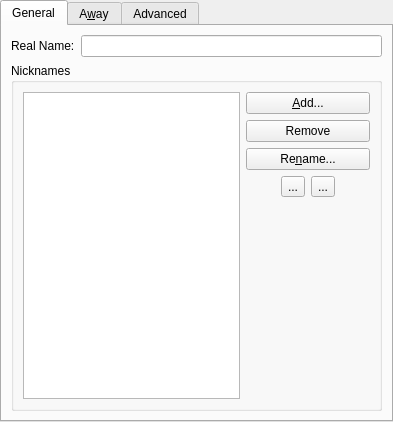
<ui version="4.0" >
 <class>IdentityEditWidget</class>
 <widget class="QWidget" name="IdentityEditWidget" >
  <property name="geometry" >
   <rect>
    <x>0</x>
    <y>0</y>
    <width>393</width>
    <height>422</height>
   </rect>
  </property>
  <property name="windowTitle" >
   <string/>
  </property>
  <layout class="QVBoxLayout" name="verticalLayout_13" >
   <property name="spacing" >
    <number>0</number>
   </property>
   <property name="margin" >
    <number>0</number>
   </property>
   <item>
    <widget class="QTabWidget" name="tabWidget" >
     <property name="currentIndex" >
      <number>0</number>
     </property>
     <widget class="QWidget" name="generalTab" >
      <attribute name="title" >
       <string>General</string>
      </attribute>
      <layout class="QVBoxLayout" >
       <item>
        <layout class="QHBoxLayout" name="_2" >
         <item>
          <widget class="QLabel" name="label" >
           <property name="text" >
            <string>Real Name:</string>
           </property>
          </widget>
         </item>
         <item>
          <widget class="QLineEdit" name="realName" >
           <property name="whatsThis" >
            <string>The "Real Name" is shown in /whois.</string>
           </property>
          </widget>
         </item>
        </layout>
       </item>
       <item>
        <widget class="QGroupBox" name="groupBox" >
         <property name="title" >
          <string>Nicknames</string>
         </property>
         <layout class="QHBoxLayout" name="_3" >
          <item>
           <widget class="QListWidget" name="nicknameList" >
            <property name="sizePolicy" >
             <sizepolicy vsizetype="Expanding" hsizetype="Expanding" >
              <horstretch>1</horstretch>
              <verstretch>0</verstretch>
             </sizepolicy>
            </property>
            <property name="showDropIndicator" stdset="0" >
             <bool>true</bool>
            </property>
            <property name="dragEnabled" >
             <bool>false</bool>
            </property>
            <property name="dragDropMode" >
             <enum>QAbstractItemView::NoDragDrop</enum>
            </property>
            <property name="selectionBehavior" >
             <enum>QAbstractItemView::SelectRows</enum>
            </property>
           </widget>
          </item>
          <item>
           <layout class="QVBoxLayout" name="_4" >
            <item>
             <widget class="QPushButton" name="addNick" >
              <property name="sizePolicy" >
               <sizepolicy vsizetype="Fixed" hsizetype="Preferred" >
                <horstretch>0</horstretch>
                <verstretch>0</verstretch>
               </sizepolicy>
              </property>
              <property name="toolTip" >
               <string>Add Nickname</string>
              </property>
              <property name="text" >
               <string>&amp;Add...</string>
              </property>
              <property name="icon" >
               <iconset>
                <normaloff>:/16x16/actions/oxygen/16x16/actions/list-add.png</normaloff>:/16x16/actions/oxygen/16x16/actions/list-add.png</iconset>
              </property>
              <property name="iconSize" >
               <size>
                <width>16</width>
                <height>16</height>
               </size>
              </property>
             </widget>
            </item>
            <item>
             <widget class="QPushButton" name="deleteNick" >
              <property name="sizePolicy" >
               <sizepolicy vsizetype="Fixed" hsizetype="Preferred" >
                <horstretch>0</horstretch>
                <verstretch>0</verstretch>
               </sizepolicy>
              </property>
              <property name="toolTip" >
               <string>Remove Nickname</string>
              </property>
              <property name="text" >
               <string>Remove</string>
              </property>
              <property name="icon" >
               <iconset>
                <normaloff>:/16x16/actions/oxygen/16x16/actions/edit-delete.png</normaloff>:/16x16/actions/oxygen/16x16/actions/edit-delete.png</iconset>
              </property>
             </widget>
            </item>
            <item>
             <widget class="QPushButton" name="renameNick" >
              <property name="sizePolicy" >
               <sizepolicy vsizetype="Fixed" hsizetype="Preferred" >
                <horstretch>0</horstretch>
                <verstretch>0</verstretch>
               </sizepolicy>
              </property>
              <property name="toolTip" >
               <string>Rename Identity</string>
              </property>
              <property name="text" >
               <string>Re&amp;name...</string>
              </property>
              <property name="icon" >
               <iconset>
                <normaloff>:/16x16/actions/oxygen/16x16/actions/edit-rename.png</normaloff>:/16x16/actions/oxygen/16x16/actions/edit-rename.png</iconset>
              </property>
             </widget>
            </item>
            <item>
             <layout class="QHBoxLayout" name="_5" >
              <item>
               <spacer>
                <property name="orientation" >
                 <enum>Qt::Horizontal</enum>
                </property>
                <property name="sizeHint" stdset="0" >
                 <size>
                  <width>0</width>
                  <height>20</height>
                 </size>
                </property>
               </spacer>
              </item>
              <item>
               <widget class="QToolButton" name="nickUp" >
                <property name="toolTip" >
                 <string>Move upwards in list</string>
                </property>
                <property name="text" >
                 <string>...</string>
                </property>
                <property name="icon" >
                 <iconset>
                  <normaloff>:/16x16/actions/oxygen/16x16/actions/go-up.png</normaloff>:/16x16/actions/oxygen/16x16/actions/go-up.png</iconset>
                </property>
               </widget>
              </item>
              <item>
               <widget class="QToolButton" name="nickDown" >
                <property name="toolTip" >
                 <string>Move downwards in list</string>
                </property>
                <property name="text" >
                 <string>...</string>
                </property>
                <property name="icon" >
                 <iconset>
                  <normaloff>:/16x16/actions/oxygen/16x16/actions/go-down.png</normaloff>:/16x16/actions/oxygen/16x16/actions/go-down.png</iconset>
                </property>
               </widget>
              </item>
              <item>
               <spacer>
                <property name="orientation" >
                 <enum>Qt::Horizontal</enum>
                </property>
                <property name="sizeHint" stdset="0" >
                 <size>
                  <width>0</width>
                  <height>20</height>
                 </size>
                </property>
               </spacer>
              </item>
             </layout>
            </item>
            <item>
             <spacer>
              <property name="orientation" >
               <enum>Qt::Vertical</enum>
              </property>
              <property name="sizeHint" stdset="0" >
               <size>
                <width>124</width>
                <height>76</height>
               </size>
              </property>
             </spacer>
            </item>
           </layout>
          </item>
         </layout>
        </widget>
       </item>
      </layout>
     </widget>
     <widget class="QWidget" name="awayTab" >
      <attribute name="title" >
       <string>A&amp;way</string>
      </attribute>
      <layout class="QVBoxLayout" name="verticalLayout_4" >
       <item>
        <widget class="QGroupBox" name="groupBox_2" >
         <property name="title" >
          <string>Default Away Settings</string>
         </property>
         <layout class="QVBoxLayout" name="verticalLayout_3" >
          <item>
           <layout class="QGridLayout" name="_6" >
            <item row="0" column="1" >
             <widget class="QLineEdit" name="awayNick" >
              <property name="enabled" >
               <bool>false</bool>
              </property>
              <property name="toolTip" >
               <string>Nick to be used when being away</string>
              </property>
             </widget>
            </item>
            <item row="1" column="0" >
             <widget class="QCheckBox" name="awayReasonEnabled" >
              <property name="toolTip" >
               <string>Default away reason</string>
              </property>
              <property name="text" >
               <string>Away Reason:</string>
              </property>
             </widget>
            </item>
            <item row="1" column="1" >
             <widget class="QLineEdit" name="awayReason" >
              <property name="enabled" >
               <bool>false</bool>
              </property>
              <property name="toolTip" >
               <string>Default away reason</string>
              </property>
             </widget>
            </item>
            <item row="0" column="0" >
             <widget class="QCheckBox" name="awayNickEnabled" >
              <property name="enabled" >
               <bool>false</bool>
              </property>
              <property name="toolTip" >
               <string>Nick to be used when being away</string>
              </property>
              <property name="text" >
               <string>Away Nick:</string>
              </property>
             </widget>
            </item>
           </layout>
          </item>
         </layout>
        </widget>
       </item>
       <item>
        <widget class="QGroupBox" name="detachAwayEnabled" >
         <property name="toolTip" >
          <string>Set away when all clients have detached from the core</string>
         </property>
         <property name="title" >
          <string>Away On Detach</string>
         </property>
         <property name="checkable" >
          <bool>true</bool>
         </property>
         <property name="checked" >
          <bool>false</bool>
         </property>
         <layout class="QVBoxLayout" name="verticalLayout" >
          <item>
           <layout class="QHBoxLayout" name="horizontalLayout" >
            <item>
             <widget class="QCheckBox" name="detachAwayReasonEnabled" >
              <property name="toolTip" >
               <string>Override default away reason for auto-away on detach</string>
              </property>
              <property name="text" >
               <string>Away Reason:</string>
              </property>
             </widget>
            </item>
            <item>
             <widget class="QLineEdit" name="detachAwayReason" >
              <property name="enabled" >
               <bool>false</bool>
              </property>
              <property name="toolTip" >
               <string>Override default away reason for auto-away on detach</string>
              </property>
             </widget>
            </item>
           </layout>
          </item>
         </layout>
        </widget>
       </item>
       <item>
        <widget class="QGroupBox" name="autoAwayEnabled" >
         <property name="enabled" >
          <bool>false</bool>
         </property>
         <property name="toolTip" >
          <string>Not implemented yet</string>
         </property>
         <property name="title" >
          <string>Away On Idle</string>
         </property>
         <property name="checkable" >
          <bool>true</bool>
         </property>
         <property name="checked" >
          <bool>false</bool>
         </property>
         <layout class="QVBoxLayout" name="verticalLayout_2" >
          <item>
           <layout class="QHBoxLayout" name="_7" >
            <item>
             <widget class="QLabel" name="autoAwayLabel_1" >
              <property name="text" >
               <string>Set away after</string>
              </property>
             </widget>
            </item>
            <item>
             <widget class="QSpinBox" name="autoAwayTime" />
            </item>
            <item>
             <widget class="QLabel" name="autoAwayLabel_2" >
              <property name="text" >
               <string>minutes of being idle</string>
              </property>
             </widget>
            </item>
            <item>
             <spacer>
              <property name="orientation" >
               <enum>Qt::Horizontal</enum>
              </property>
              <property name="sizeHint" stdset="0" >
               <size>
                <width>40</width>
                <height>20</height>
               </size>
              </property>
             </spacer>
            </item>
           </layout>
          </item>
          <item>
           <layout class="QGridLayout" name="_8" >
            <item row="0" column="0" >
             <widget class="QCheckBox" name="autoAwayReasonEnabled" >
              <property name="text" >
               <string>Away Reason:</string>
              </property>
             </widget>
            </item>
            <item row="0" column="1" >
             <widget class="QLineEdit" name="autoAwayReason" >
              <property name="enabled" >
               <bool>false</bool>
              </property>
             </widget>
            </item>
           </layout>
          </item>
         </layout>
        </widget>
       </item>
       <item>
        <spacer>
         <property name="orientation" >
          <enum>Qt::Vertical</enum>
         </property>
         <property name="sizeHint" stdset="0" >
          <size>
           <width>20</width>
           <height>40</height>
          </size>
         </property>
        </spacer>
       </item>
      </layout>
     </widget>
     <widget class="QWidget" name="advancedTab" >
      <attribute name="title" >
       <string>Advanced</string>
      </attribute>
      <layout class="QVBoxLayout" name="verticalLayout_12" >
       <item>
        <layout class="QHBoxLayout" name="_9" >
         <item>
          <widget class="QLabel" name="label_2" >
           <property name="text" >
            <string>Ident:</string>
           </property>
          </widget>
         </item>
         <item>
          <widget class="QLineEdit" name="ident" >
           <property name="whatsThis" >
            <string>The "ident" is part of your hostmask and, together with your host, uniquely identifies you within the IRC network.</string>
           </property>
          </widget>
         </item>
        </layout>
       </item>
       <item>
        <widget class="QGroupBox" name="groupBox_3" >
         <property name="title" >
          <string>Messages</string>
         </property>
         <layout class="QVBoxLayout" name="_10" >
          <item>
           <layout class="QGridLayout" name="_11" >
            <item row="1" column="0" >
             <widget class="QLabel" name="label_3" >
              <property name="text" >
               <string>Part Reason:</string>
              </property>
             </widget>
            </item>
            <item row="1" column="1" >
             <widget class="QLineEdit" name="partReason" />
            </item>
            <item row="0" column="1" >
             <widget class="QLineEdit" name="kickReason" />
            </item>
            <item row="2" column="0" >
             <widget class="QLabel" name="label_5" >
              <property name="text" >
               <string>Quit Reason:</string>
              </property>
             </widget>
            </item>
            <item row="2" column="1" >
             <widget class="QLineEdit" name="quitReason" />
            </item>
            <item row="0" column="0" >
             <widget class="QLabel" name="label_4" >
              <property name="text" >
               <string>Kick Reason:</string>
              </property>
             </widget>
            </item>
           </layout>
          </item>
         </layout>
        </widget>
       </item>
       <item>
        <widget class="QStackedWidget" name="keyAndCertSettings" >
         <property name="styleSheet" >
          <string notr="true" />
         </property>
         <property name="lineWidth" >
          <number>0</number>
         </property>
         <property name="currentIndex" >
          <number>0</number>
         </property>
         <widget class="QWidget" name="pageNoSsl" >
          <layout class="QVBoxLayout" name="verticalLayout_8" >
           <property name="margin" >
            <number>0</number>
           </property>
           <item>
            <widget class="QGroupBox" name="groupBox_6" >
             <property name="title" >
              <string/>
             </property>
             <layout class="QVBoxLayout" name="verticalLayout_9" >
              <item>
               <widget class="QLabel" name="label_8" >
                <property name="text" >
                 <string>You need an SSL Capable Client to edit your Cores SSL Key and Certificate</string>
                </property>
                <property name="alignment" >
                 <set>Qt::AlignCenter</set>
                </property>
                <property name="wordWrap" >
                 <bool>true</bool>
                </property>
               </widget>
              </item>
             </layout>
            </widget>
           </item>
          </layout>
         </widget>
         <widget class="QWidget" name="pageUnsecure" >
          <layout class="QVBoxLayout" name="verticalLayout_7" >
           <property name="margin" >
            <number>0</number>
           </property>
           <item>
            <widget class="QGroupBox" name="groupBox_5" >
             <property name="title" >
              <string/>
             </property>
             <layout class="QVBoxLayout" name="verticalLayout_6" >
              <item>
               <widget class="QLabel" name="label_7" >
                <property name="text" >
                 <string>Warning: you are not connected with a secured connection to the Quassel Core!
Proceeding will cause an unencrypted transfer of your SSL Key and SSL Certificate!</string>
                </property>
                <property name="alignment" >
                 <set>Qt::AlignCenter</set>
                </property>
                <property name="wordWrap" >
                 <bool>true</bool>
                </property>
               </widget>
              </item>
              <item>
               <layout class="QHBoxLayout" name="horizontalLayout_2" >
                <item>
                 <spacer name="horizontalSpacer" >
                  <property name="orientation" >
                   <enum>Qt::Horizontal</enum>
                  </property>
                  <property name="sizeHint" stdset="0" >
                   <size>
                    <width>40</width>
                    <height>20</height>
                   </size>
                  </property>
                 </spacer>
                </item>
                <item>
                 <widget class="QPushButton" name="continueUnsecured" >
                  <property name="text" >
                   <string>Continue</string>
                  </property>
                 </widget>
                </item>
                <item>
                 <spacer name="horizontalSpacer_3" >
                  <property name="orientation" >
                   <enum>Qt::Horizontal</enum>
                  </property>
                  <property name="sizeHint" stdset="0" >
                   <size>
                    <width>40</width>
                    <height>20</height>
                   </size>
                  </property>
                 </spacer>
                </item>
               </layout>
              </item>
             </layout>
            </widget>
           </item>
          </layout>
         </widget>
         <widget class="QWidget" name="pageEditSsl" >
          <layout class="QVBoxLayout" name="verticalLayout_11" >
           <property name="spacing" >
            <number>0</number>
           </property>
           <property name="margin" >
            <number>0</number>
           </property>
           <item>
            <widget class="QGroupBox" name="sslKeyGroupBox" >
             <property name="styleSheet" >
              <string notr="true" />
             </property>
             <property name="title" >
              <string>Use SSL Key</string>
             </property>
             <property name="checkable" >
              <bool>false</bool>
             </property>
             <property name="checked" >
              <bool>false</bool>
             </property>
             <layout class="QVBoxLayout" name="verticalLayout_5" >
              <item>
               <layout class="QHBoxLayout" name="horizontalLayout_3" >
                <item>
                 <widget class="QLabel" name="label_6" >
                  <property name="text" >
                   <string>Key Type:</string>
                  </property>
                 </widget>
                </item>
                <item>
                 <widget class="QLabel" name="keyTypeLabel" >
                  <property name="text" >
                   <string>No Key loaded</string>
                  </property>
                 </widget>
                </item>
                <item>
                 <spacer name="horizontalSpacer_2" >
                  <property name="orientation" >
                   <enum>Qt::Horizontal</enum>
                  </property>
                  <property name="sizeHint" stdset="0" >
                   <size>
                    <width>40</width>
                    <height>20</height>
                   </size>
                  </property>
                 </spacer>
                </item>
                <item>
                 <widget class="QPushButton" name="clearOrLoadKeyButton" >
                  <property name="text" >
                   <string>Load</string>
                  </property>
                 </widget>
                </item>
               </layout>
              </item>
             </layout>
            </widget>
           </item>
           <item>
            <widget class="QGroupBox" name="sslCertGroupBox" >
             <property name="title" >
              <string>Use SSL Certificate</string>
             </property>
             <layout class="QHBoxLayout" name="horizontalLayout_6" >
              <property name="spacing" >
               <number>0</number>
              </property>
              <item>
               <layout class="QVBoxLayout" name="verticalLayout_10" >
                <property name="spacing" >
                 <number>0</number>
                </property>
                <item>
                 <layout class="QHBoxLayout" name="horizontalLayout_4" >
                  <property name="spacing" >
                   <number>8</number>
                  </property>
                  <item>
                   <widget class="QLabel" name="label_9" >
                    <property name="text" >
                     <string>Organisation:</string>
                    </property>
                   </widget>
                  </item>
                  <item>
                   <widget class="QLabel" name="certOrgLabel" >
                    <property name="text" >
                     <string>No Certificate loaded</string>
                    </property>
                   </widget>
                  </item>
                  <item>
                   <spacer name="horizontalSpacer_4" >
                    <property name="orientation" >
                     <enum>Qt::Horizontal</enum>
                    </property>
                    <property name="sizeHint" stdset="0" >
                     <size>
                      <width>40</width>
                      <height>20</height>
                     </size>
                    </property>
                   </spacer>
                  </item>
                 </layout>
                </item>
                <item>
                 <layout class="QHBoxLayout" name="horizontalLayout_5" >
                  <property name="spacing" >
                   <number>8</number>
                  </property>
                  <item>
                   <widget class="QLabel" name="label_10" >
                    <property name="text" >
                     <string>CommonName:</string>
                    </property>
                   </widget>
                  </item>
                  <item>
                   <widget class="QLabel" name="certCNameLabel" >
                    <property name="text" >
                     <string>No Certificate loaded</string>
                    </property>
                   </widget>
                  </item>
                  <item>
                   <spacer name="horizontalSpacer_5" >
                    <property name="orientation" >
                     <enum>Qt::Horizontal</enum>
                    </property>
                    <property name="sizeHint" stdset="0" >
                     <size>
                      <width>40</width>
                      <height>20</height>
                     </size>
                    </property>
                   </spacer>
                  </item>
                 </layout>
                </item>
               </layout>
              </item>
              <item>
               <layout class="QVBoxLayout" name="verticalLayout_14" >
                <item>
                 <widget class="QPushButton" name="clearOrLoadCertButton" >
                  <property name="text" >
                   <string>Load</string>
                  </property>
                 </widget>
                </item>
                <item>
                 <spacer name="verticalSpacer_2" >
                  <property name="orientation" >
                   <enum>Qt::Vertical</enum>
                  </property>
                  <property name="sizeHint" stdset="0" >
                   <size>
                    <width>20</width>
                    <height>40</height>
                   </size>
                  </property>
                 </spacer>
                </item>
               </layout>
              </item>
             </layout>
            </widget>
           </item>
          </layout>
         </widget>
        </widget>
       </item>
       <item>
        <spacer name="verticalSpacer" >
         <property name="orientation" >
          <enum>Qt::Vertical</enum>
         </property>
         <property name="sizeHint" stdset="0" >
          <size>
           <width>20</width>
           <height>40</height>
          </size>
         </property>
        </spacer>
       </item>
      </layout>
     </widget>
    </widget>
   </item>
  </layout>
 </widget>
 <resources/>
 <connections>
  <connection>
   <sender>detachAwayReasonEnabled</sender>
   <signal>toggled(bool)</signal>
   <receiver>detachAwayReason</receiver>
   <slot>setEnabled(bool)</slot>
   <hints>
    <hint type="sourcelabel" >
     <x>103</x>
     <y>195</y>
    </hint>
    <hint type="destinationlabel" >
     <x>215</x>
     <y>196</y>
    </hint>
   </hints>
  </connection>
  <connection>
   <sender>awayReasonEnabled</sender>
   <signal>toggled(bool)</signal>
   <receiver>awayReason</receiver>
   <slot>setEnabled(bool)</slot>
   <hints>
    <hint type="sourcelabel" >
     <x>97</x>
     <y>107</y>
    </hint>
    <hint type="destinationlabel" >
     <x>195</x>
     <y>104</y>
    </hint>
   </hints>
  </connection>
 </connections>
</ui>
